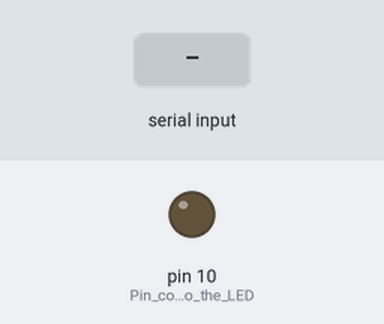
The sketch below on a simulated Arduino Uno, built with avr-gcc and run on an emulated ATmega328P. Parts: output pins drawn as LEDs (lit = HIGH). The test bench sets the inputs (shaded band). What the sketch prints to the serial monitor is not drawn.

Above: at 1.2 s.
1.3 s: "5\n" received over Serial
At 2.1 s:
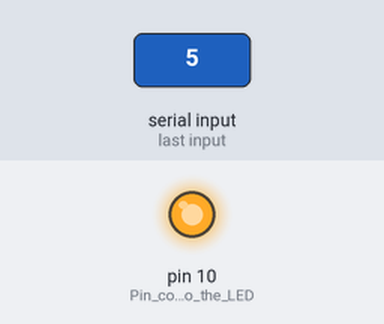
Timing chart, 0 to 7.9 s (numbered marks = the images above; inputs shaded):
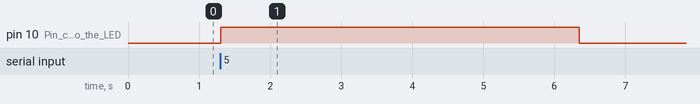

Measured:
- after the input at 1.3 s, pin 10 (Pin_connected_to_the_LED): LOW → HIGH at once, → LOW 5.1 s later

The sketch:

receiving.ino
```cpp
int MessageToSend = 0;  // Variable to store the message to be sent

void setup() {
  pinMode(10, OUTPUT);  // Pin connected to the LED
  Serial.begin(9600);  // Set serial port for communication
}

void loop() {
  // Get input from the user (you can replace this with your preferred method)
  Serial.println("Enter a message (1-7): ");
  while (Serial.available() == 0) {
    // Wait for input
  }

  MessageToSend = Serial.parseInt();

  if (MessageToSend >= 1 && MessageToSend <= 7) {
    sendMessage(MessageToSend);
  } else {
    Serial.println("Invalid message. Please enter a number between 1 and 7.");
  }
}

void sendMessage(int message) {
  int i = 0;

  while (i < message) {
    digitalWrite(10, HIGH);  // Turn on the LED
    i++;
    delay(1010);
  }

  digitalWrite(10, LOW);
  delay(1000);

  // Optional: Print a message to Serial Monitor indicating message transmission completion
  Serial.println("Message transmission complete");
}
```
